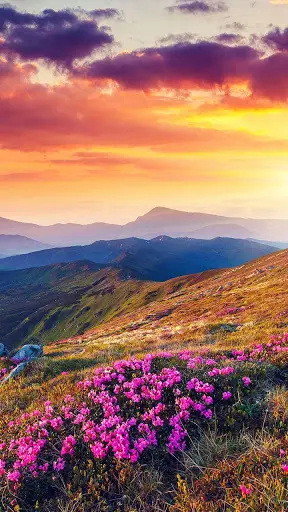
#> input picture Image.png, 288 x 512 px
$ jupyter execute 'Image Compression Practical (Coding) Assignment.ipynb'
#> lines starting #> are read from the running program, lines starting #| are printed output that depends on the picture; long printed decimals are rounded
## Part B: Coding

#### Implement functions for encoding and decoding an image using the following methods:
#### A. Transform Coding (using DCT for forward transform)
#### B. Huffman Encoding
#### C. LZW Encoding
#### D. Run-Length Encoding
#### E. Arithmetic Coding
#### For each method, display the Compression Ratio and calculate the Root Mean Square Error (RMSE) between the original and reconstructed image to quantify any loss of information.

[cell 1]
import numpy as np
import cv2
import matplotlib.pyplot as plt
from scipy.fftpack import dct, idct
from skimage.metrics import mean_squared_error
import math
from PIL import Image

[cell 2]
# Example Usage Image

from PIL import Image

# Load image using PIL
image_path = 'Image.png'
image = Image.open(image_path)
#> image is the input picture: PIL image 288x512 RGB; mean R, G, B 153.9, 111.4, 103.3

# Convert the image to a numpy array
image_array = np.array(image)

# Display the shape of the image
print("Image shape:", image_array.shape)
#| Image shape: (512, 288, 3)

# Display the image
plt.imshow(image_array, cmap='gray')  # Use cmap='gray' for grayscale images
plt.axis('off')  # Hide axes
plt.show()

[cell 3]
# Helper function to calculate Compression Ratio
def compression_ratio(original_size, compressed_size):
    return original_size / compressed_size

# Helper function to calculate RMSE
def rmse(original, reconstructed):
    return math.sqrt(mean_squared_error(original, reconstructed))

### A. Transform Coding (using DCT for forward transform)

[cell 4]
def dct_encode(image):
    # Apply 2D DCT to the image
    transformed_image = dct(dct(image.T, norm='ortho').T, norm='ortho')
    return transformed_image

def dct_decode(transformed_image):
    # Apply 2D Inverse DCT to the image
    reconstructed_image = idct(idct(transformed_image.T, norm='ortho').T, norm='ortho')
    return reconstructed_image

def compression_ratio(original_size, compressed_size):
    # Calculate and return the compression ratio
    return original_size / compressed_size

def rmse(original, reconstructed):
    # Calculate the RMSE between original and reconstructed images
    return np.sqrt(np.mean((original - reconstructed) ** 2))

# Example Usage
original_image = cv2.imread('Image.png', cv2.IMREAD_GRAYSCALE)
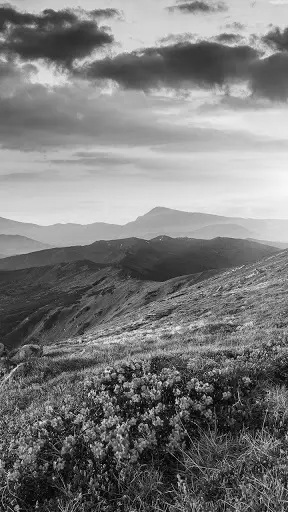
#> original_image: shape (512, 288); min 0, max 247, mean 123.2
if original_image is None:
    print("Image not found. Ensure 'Image.png' exists in the directory.")
else:
    # DCT encoding and decoding
    transformed_image = dct_encode(original_image)
    reconstructed_image = dct_decode(transformed_image)

    # Clip values to maintain valid pixel range and convert to uint8
    reconstructed_image = np.uint8(np.clip(reconstructed_image, 0, 255))

    # Calculate original and compressed sizes
    original_size = original_image.size * original_image.itemsize  # in bytes
#> original_size = 147456
    compressed_size = np.count_nonzero(transformed_image) * transformed_image.itemsize  # in bytes
#> compressed_size = 1179648

    # Print Compression Ratio
    print("Compression Ratio:", compression_ratio(original_size, compressed_size))
#| Compression Ratio: 0.125

    # Print RMSE
    print("RMSE:", rmse(original_image, reconstructed_image))
#| RMSE: 0.2664

### B. Huffman Encoding

[cell 5]
import heapq
from collections import defaultdict

def calculate_frequency(data):
    freq = defaultdict(int)
    for pixel in data.flatten():
        freq[pixel] += 1
    return freq

def huffman_encode(image):
    # Flatten the image and calculate frequency
    freq = calculate_frequency(image)
#> the loop in calculate_frequency, `for pixel in data.flatten():` made 147456 passes
#> pixel on passes 1 to 3: 185, 185, 185
#> after the loop in calculate_frequency, `for pixel in data.flatten():`: freq = 248 items

    # Build Huffman Tree
    heap = [[weight, [symbol, '']] for symbol, weight in freq.items()]
    heapq.heapify(heap)
    while len(heap) > 1:
        lo = heapq.heappop(heap)
        hi = heapq.heappop(heap)
        for pair in lo[1:]:
            pair[1] = '0' + pair[1]
        for pair in hi[1:]:
            pair[1] = '1' + pair[1]
        heapq.heappush(heap, [lo[0] + hi[0]] + lo[1:] + hi[1:])
    huff_dict = dict(sorted(heap[0][1:], key=lambda p: (len(p[-1]), p)))

    # Encode image
    encoded_image = ''.join(huff_dict[pixel] for pixel in image.flatten())
    return encoded_image, huff_dict

def huffman_decode(encoded_image, huff_dict, shape):
    # Decode image using Huffman dictionary
    reverse_dict = {v: k for k, v in huff_dict.items()}
    current_code = ''
    decoded_pixels = []
    for bit in encoded_image:
        current_code += bit
        if current_code in reverse_dict:
            decoded_pixels.append(reverse_dict[current_code])
            current_code = ''
    decoded_image = np.array(decoded_pixels).reshape(shape)
    return decoded_image

# Huffman Encoding Example Usage
original_image = cv2.imread('Image.png', cv2.IMREAD_GRAYSCALE)
encoded_image, huffman_dict = huffman_encode(original_image)
#> the loop in huffman_encode, `while len(heap) > 1:` made 247 passes
#> (lo, hi) on passes 1 to 3: ([12, [247, '']], [42, [243, '']]), ([43, [246, '']], [47, [245, '']]), ([50, [0, '']], [54, [244, '']])
#> after the loop in huffman_encode, `while len(heap) > 1:`: pair = [66, '11111111']
#> in huffman_encode, `huff_dict = dict(sorted(heap[0][1:], key=lambda p: (len(p[-1]), p)))`: huff_dict = 248 items
#> huffman_dict = 248 items
reconstructed_image = huffman_decode(encoded_image, huffman_dict, original_image.shape)
#> after the loop in huffman_decode, `for bit in encoded_image:`: current_code = ''; decoded_pixels = 147456 items

# Calculate Compression Ratio for Huffman Encoding
compressed_size = len(encoded_image) // 8  # Converting bit-length to byte size
#> compressed_size = 144346
original_size = original_image.size * original_image.itemsize
print("Huffman Compression Ratio:", compression_ratio(original_size, compressed_size))
#| Huffman Compression Ratio: 1.022

# Calculate RMSE
print("Huffman RMSE:", rmse(original_image, reconstructed_image))
#| Huffman RMSE: 0.0

### C. LZW Encoding

[cell 6]
def lzw_encode(image):
    # Convert the image to a list of bytes
    data = image.flatten().tolist()

    # Initialize dictionary with single symbols
    dictionary = {bytes([i]): i for i in range(256)}
    encoded_data = []
    w = b""

    for c in data:
        wc = w + bytes([c])
        if wc in dictionary:
            w = wc
        else:
            encoded_data.append(dictionary[w])
            dictionary[wc] = len(dictionary)
            w = bytes([c])
    if w:
        encoded_data.append(dictionary[w])
    return encoded_data

def lzw_decode(encoded_data):
    # Reverse the encoding dictionary
    dictionary = {i: bytes([i]) for i in range(256)}
    w = bytes([encoded_data.pop(0)])
    decoded_data = [w]

    for k in encoded_data:
        entry = dictionary.get(k, w + w[:1])
        decoded_data.append(entry)
        dictionary[len(dictionary)] = w + entry[:1]
        w = entry
    return np.array([pixel for byte in decoded_data for pixel in byte])

# LZW Encoding Example Usage
original_image = cv2.imread('Image.png', cv2.IMREAD_GRAYSCALE)
encoded_data = lzw_encode(original_image)
#> in lzw_encode, `data = image.flatten().tolist()`: data = 147456 items
#> the loop in lzw_encode, `for c in data:` made 147456 passes
#> after the loop in lzw_encode, `for c in data:`: dictionary = 69536 items; encoded_data = 69280 items
#> encoded_data = 69281 items
reconstructed_image = lzw_decode(encoded_data).reshape(original_image.shape)
#> the loop in lzw_decode, `for k in encoded_data:` made 69280 passes
#> k on passes 1 to 3: 256, 184, 185
#> after the loop in lzw_decode, `for k in encoded_data:`: dictionary = 69536 items

# Calculate Compression Ratio for LZW Encoding
compressed_size = len(encoded_data) * 4  # Assuming 32-bit integers in encoded data
#> compressed_size = 277120
original_size = original_image.size * original_image.itemsize
print("LZW Compression Ratio:", compression_ratio(original_size, compressed_size))
#| LZW Compression Ratio: 0.5321

# Calculate RMSE
print("LZW RMSE:", rmse(original_image, reconstructed_image))
#| LZW RMSE: 0.0

### D. Run-Length Encoding

[cell 7]
def rle_encode(image):
    pixels = image.flatten()
    encoded_data = []
    last_pixel = pixels[0]
    count = 1
    for pixel in pixels[1:]:
        if pixel == last_pixel:
            count += 1
        else:
            encoded_data.append((last_pixel, count))
            last_pixel = pixel
            count = 1
    encoded_data.append((last_pixel, count))
    return encoded_data

def rle_decode(encoded_data, shape):
    decoded_image = []
    for pixel, count in encoded_data:
        decoded_image.extend([pixel] * count)
    return np.array(decoded_image).reshape(shape)

# RLE Encoding Example Usage
original_image = cv2.imread('Image.png', cv2.IMREAD_GRAYSCALE)
encoded_data = rle_encode(original_image)
#> in rle_encode, `last_pixel = pixels[0]`: last_pixel = 185
#> the loop in rle_encode, `for pixel in pixels[1:]:` made 147455 passes
#> (pixel, last_pixel, count) on passes 3, 4, 5, 6, 7, 8, 9, 11, 14, 16, 18, 24: (184, 184, 1), (185, 185, 1), (189, 189, 1), (194, 194, 1), (199, 199, 1), (190, 190, 1), (186, 186, 1), (177, 177, 1), (176, 176, 1), (175, 175, 1), (173, 173, 1), (178, 178, 1)
#> (pixel, count) on passes 1, 2, 10, 12, 13, 15: (185, 2), (185, 3), (186, 2), (177, 2), (177, 3), (176, 2)
#> after the loop in rle_encode, `for pixel in pixels[1:]:`: encoded_data = 109374 items
#> encoded_data = 109375 items
reconstructed_image = rle_decode(encoded_data, original_image.shape)
#> the loop in rle_decode, `for pixel, count in encoded_data:` made 109375 passes
#> (pixel, count) on passes 1 to 3: (185, 3), (184, 1), (185, 1)
#> after the loop in rle_decode, `for pixel, count in encoded_data:`: decoded_image = 147456 items

# Calculate Compression Ratio for RLE Encoding
compressed_size = len(encoded_data) * 2  # Each (pixel, count) pair typically uses 2 bytes
#> compressed_size = 218750
original_size = original_image.size * original_image.itemsize
print("RLE Compression Ratio:", compression_ratio(original_size, compressed_size))
#| RLE Compression Ratio: 0.6741

# Calculate RMSE
print("RLE RMSE:", rmse(original_image, reconstructed_image))
#| RLE RMSE: 0.0

### E. Arithmetic Coding

[cell 8]
import numpy as np
from PIL import Image
import math

[cell 9]
def calculate_frequencies(image):
    frequencies = np.zeros(256)  # For 8-bit grayscale image
    for pixel in image.ravel():
        frequencies[pixel] += 1
    return frequencies / np.sum(frequencies)

def arithmetic_encode(image, frequencies):
    low, high = 0.0, 1.0
    cumulative_freq = np.cumsum(frequencies)

    for pixel in image.ravel():
        range_width = high - low
        high = low + range_width * cumulative_freq[pixel]
        low = low + range_width * cumulative_freq[pixel - 1] if pixel > 0 else low

    return (low + high) / 2

def arithmetic_decode(encoded_value, shape, frequencies):
    image = np.zeros(shape, dtype=np.uint8)
    low, high = 0.0, 1.0
    cumulative_freq = np.cumsum(frequencies)

    for i in range(shape[0] * shape[1]):
        range_width = high - low
        # Find the decoded pixel value within bounds
        decoded_pixel = np.searchsorted(cumulative_freq, (encoded_value - low) / range_width)
        decoded_pixel = min(decoded_pixel, 255)  # Ensure index is within [0, 255]

        image.ravel()[i] = decoded_pixel
        high = low + range_width * cumulative_freq[decoded_pixel]
        low = low + range_width * cumulative_freq[decoded_pixel - 1] if decoded_pixel > 0 else low

    return image

def compression_ratio(original_image, encoded_value):
    original_size = original_image.size * 8  # Each pixel as 8 bits
    encoded_size = math.ceil(-math.log2(encoded_value))  # Bits to represent the code
    return original_size / encoded_size

def rmse(original_image, reconstructed_image):
    return np.sqrt(np.mean((original_image - reconstructed_image) ** 2))

def arithmetic_coding_workflow(image_path):
    # Load and convert image to grayscale
    original_image = np.array(Image.open(image_path).convert('L'))

    # Step 1: Calculate frequencies
    frequencies = calculate_frequencies(original_image)

    # Step 2: Encode the image
    encoded_value = arithmetic_encode(original_image, frequencies)

    # Step 3: Decode the image
    reconstructed_image = arithmetic_decode(encoded_value, original_image.shape, frequencies)

    # Step 4: Calculate compression ratio
    comp_ratio = compression_ratio(original_image, encoded_value)

    # Step 5: Calculate RMSE
    rmse_value = rmse(original_image, reconstructed_image)

    return comp_ratio, rmse_value, reconstructed_image

# Arithmetic Encoding Example Usage
image_path = 'Image.png'
comp_ratio, rmse_value, reconstructed_image = arithmetic_coding_workflow(image_path)
#> the loop in calculate_frequencies, `for pixel in image.ravel():` made 147456 passes
#> after the loop in calculate_frequencies, `for pixel in image.ravel():`: frequencies = 256 values, max 1316 at index 211, min 0 at index 248, mean 576
#> in arithmetic_coding_workflow, `frequencies = calculate_frequencies(original_image)`: frequencies = 256 values, max 0.00892 at index 211, min 0 at index 248, mean 0.00391
#> in arithmetic_encode, `cumulative_freq = np.cumsum(frequencies)`: cumulative_freq = 256 values from 0.000339 to 1
#> the loop in arithmetic_encode, `for pixel in image.ravel():` made 147456 passes
#> (pixel, range_width, high, low) on passes 1 to 3: (185, 1, 0.782, 0.777), (185, 0.00503, 0.781, 0.781), (185, 2.53e-05, 0.781, 0.781)
#> in arithmetic_coding_workflow, `encoded_value = arithmetic_encode(original_image, frequencies)`: encoded_value = 0.781
#> in arithmetic_decode, `cumulative_freq = np.cumsum(frequencies)`: cumulative_freq = 256 values from 0.000339 to 1
#> the loop in arithmetic_decode, `for i in range(shape[0] * shape[1]):` made 147456 passes
#> (range_width, decoded_pixel, high, low) on passes 2 to 4: (0.00503, 185, 0.781, 0.781), (2.53e-05, 185, 0.781, 0.781), (1.27e-07, 184, 0.781, 0.781)

print("Arithmetic Compression Ratio:", comp_ratio)
#| Arithmetic Compression Ratio: 1179648.0
print("Arithmetic RMSE:", rmse_value)
#| Arithmetic RMSE: 10.545
